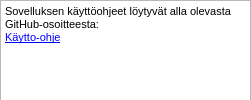
<?xml version="1.0" encoding="UTF-8"?>
<ui version="4.0">
 <class>Dialog</class>
 <widget class="QDialog" name="Dialog">
  <property name="geometry">
   <rect>
    <x>0</x>
    <y>0</y>
    <width>251</width>
    <height>100</height>
   </rect>
  </property>
  <property name="windowTitle">
   <string>Dialog</string>
  </property>
  <widget class="QTextBrowser" name="manualTextBrowser">
   <property name="geometry">
    <rect>
     <x>0</x>
     <y>0</y>
     <width>251</width>
     <height>101</height>
    </rect>
   </property>
   <property name="html">
    <string>&lt;!DOCTYPE HTML PUBLIC &quot;-//W3C//DTD HTML 4.0//EN&quot; &quot;http://www.w3.org/TR/REC-html40/strict.dtd&quot;&gt;
&lt;html&gt;&lt;head&gt;&lt;meta name=&quot;qrichtext&quot; content=&quot;1&quot; /&gt;&lt;style type=&quot;text/css&quot;&gt;
p, li { white-space: pre-wrap; }
&lt;/style&gt;&lt;/head&gt;&lt;body style=&quot; font-family:'MS Shell Dlg 2'; font-size:8.25pt; font-weight:400; font-style:normal;&quot;&gt;
&lt;p style=&quot; margin-top:0px; margin-bottom:0px; margin-left:0px; margin-right:0px; -qt-block-indent:0; text-indent:0px;&quot;&gt;Sovelluksen käyttöohjeet löytyvät alla olevasta GitHub-osoitteesta:&lt;/p&gt;
&lt;p style=&quot; margin-top:0px; margin-bottom:0px; margin-left:0px; margin-right:0px; -qt-block-indent:0; text-indent:0px;&quot;&gt;&lt;a href=&quot;https://github.com/eeroleppalehto/Jahtirekisteri/wiki&quot;&gt;&lt;span style=&quot; font-size:8pt; text-decoration: underline; color:#0000ff;&quot;&gt;Käytto-ohje&lt;/span&gt;&lt;/a&gt;&lt;/p&gt;&lt;/body&gt;&lt;/html&gt;</string>
   </property>
   <property name="openExternalLinks">
    <bool>true</bool>
   </property>
  </widget>
 </widget>
 <resources/>
 <connections/>
</ui>
